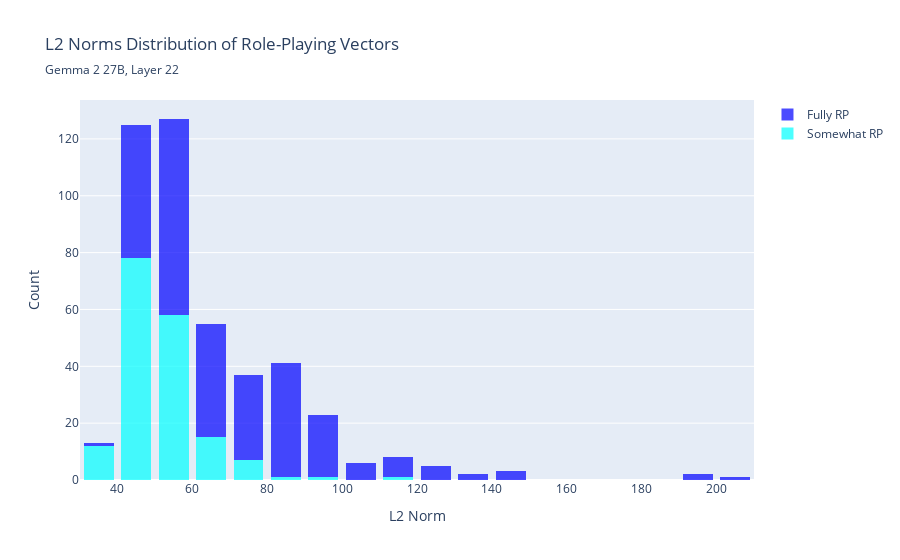

This figure's notebook cell:
### Code cell
import plotly.graph_objects as go
import plotly.express as px

# Get lengths to determine fully RP vs somewhat RP
n_pos_2 = len(pca_results['vectors']['pos_2'])  # somewhat RP
n_pos_3 = len(pca_results['vectors']['pos_3'])  # fully RP

# Split the norms based on the vector types
somewhat_rp_norms = l2_norms[:n_pos_2]
fully_rp_norms = l2_norms[n_pos_2:]

print(f"Somewhat RP vectors: {len(somewhat_rp_norms)}")
print(f"Fully RP vectors: {len(fully_rp_norms)}")

# Create histogram data
fig = go.Figure()

# Add somewhat RP histogram
fig.add_trace(go.Histogram(
    x=somewhat_rp_norms,
    name='Somewhat RP',
    opacity=0.7,
    nbinsx=30,
    marker_color='cyan'
))

# Add fully RP histogram  
fig.add_trace(go.Histogram(
    x=fully_rp_norms,
    name='Fully RP',
    opacity=0.7,
    nbinsx=30,
    marker_color='blue'
))

# Update layout for stacked bars
fig.update_layout(
    barmode='stack',
    title={
        'text': f'L2 Norms Distribution of Role-Playing Vectors',
        'subtitle': {
            'text': f'{model_name.replace("-", " ")}, Layer {layer}'
        },
    },
    xaxis_title='L2 Norm',
    yaxis_title='Count',
    bargap=0.2
)

fig.show()

### Figure 1 — Plotly figure (JSON) as saved in the notebook; plotly's stock layout.template omitted (floating-point values rounded to 4 significant figures; data arrays with more than 128 entries replaced by an {"elided": "..."} marker saying what was removed)
{"data": [{"marker": {"color": "cyan"}, "name": "Somewhat RP", "nbinsx": 30, "opacity": 0.7, "type": "histogram", "x": {"elided": "173 float values"}}, {"marker": {"color": "blue"}, "name": "Fully RP", "nbinsx": 30, "opacity": 0.7, "type": "histogram", "x": {"elided": "275 float values"}}], "layout": {"bargap": 0.2, "barmode": "stack", "title": {"subtitle": {"text": "Gemma 2 27B, Layer 22"}, "text": "L2 Norms Distribution of Role-Playing Vectors"}, "xaxis": {"title": {"text": "L2 Norm"}}, "yaxis": {"title": {"text": "Count"}}}}
